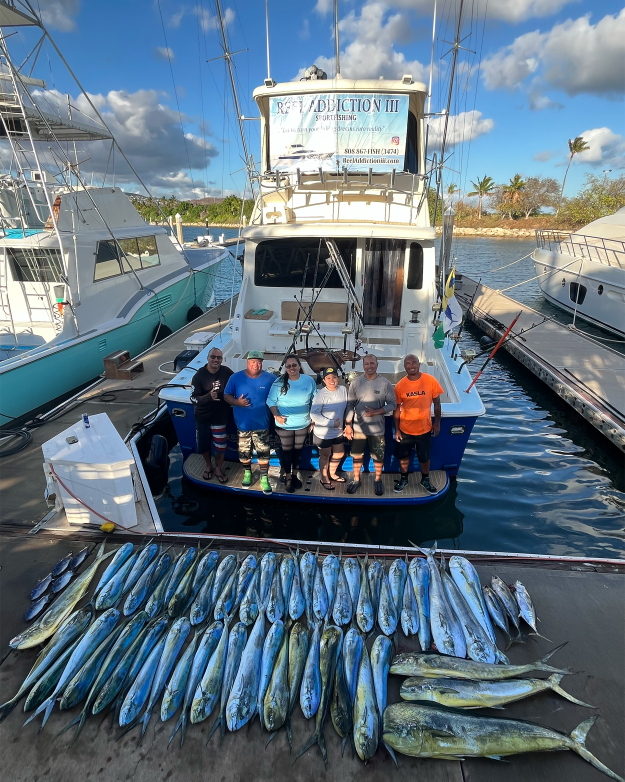
#> input picture content/assets/story-bg-boat.jpg, 1875 x 2344 px, given in place of story-bg-boat.jpg.jpg, which was not available (shown at 1/3 size)
$ python -i story-frame.py   (imports and definitions only)
#> lines starting #> are read from the running program, lines starting #| are printed output that depends on the picture
#!/usr/bin/env python3
"""Render 1080x1920 Instagram/Facebook story frames from real photos with typeset text.

  python3 content/src/story-frame.py content/output/open-dates/open-dates-2026-11-18.json
  python3 content/src/story-frame.py --lines "BLACK FRIDAY" "LAST YEAR'S PRICES" --sub "Nov 27 to 30. Code HOLIDAY." --cta "ReelAddictionIII.com" --bg boat --out content/output/stories/bf-announce.png

Photos come from content/assets/story-bg-*.jpg (real catch photos). Fonts are Barlow (OFL) in
content/assets/fonts. No vector decoration; text over a darkened photo only.
"""
import json, os, sys, argparse
from PIL import Image, ImageDraw, ImageFont, ImageFilter

ROOT = os.path.join(os.path.dirname(__file__), '..')
FONTS = os.path.join(ROOT, 'assets', 'fonts')
W, H = 1080, 1920
NAVY = (8, 44, 64)
LIME = (227, 241, 125)
WHITE = (255, 255, 255)


PHOTO_H = int(H * 0.56)


def load_bg(name):
    """Photo fills the top 56% (cover crop, faces kept); solid navy panel below carries the text."""
#> called with name = '../assets/story-bg-boat.jpg'
    p = os.path.join(ROOT, 'assets', f'story-bg-{name}.jpg')
    im = Image.open(p).convert('RGB')
#> im is the input picture: PIL image 1875x2344 RGB; mean R, G, B 96.3, 114.2, 127.4
    scale = max(W / im.width, PHOTO_H / im.height)
#> scale = 0.576
    im = im.resize((round(im.width * scale), round(im.height * scale)), Image.LANCZOS)
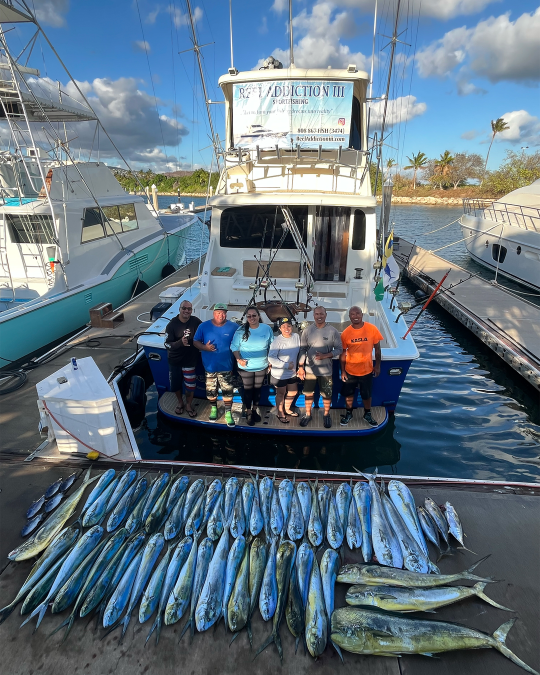
#> im: PIL image 1080x1350 RGB (shown at 1/2 size); mean R, G, B 96.3, 114.2, 127.4
    left, top = (im.width - W) // 2, (im.height - PHOTO_H) // 2
#> left = 0; top = 137
    im = im.crop((left, top, left + W, top + PHOTO_H))
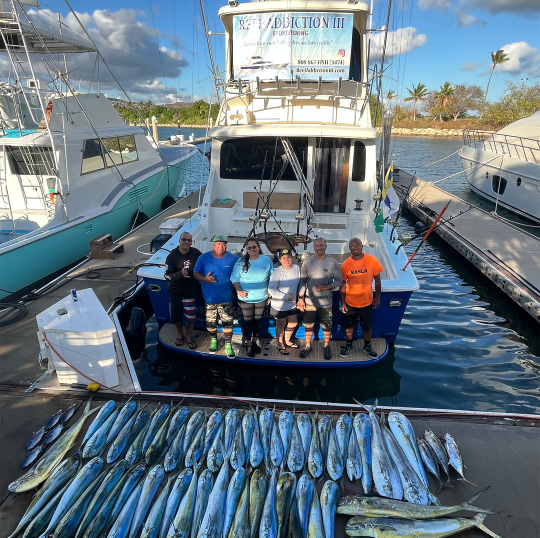
#> im: PIL image 1080x1075 RGB (shown at 1/2 size); mean R, G, B 99.2, 115.7, 126.7
    canvas = Image.new('RGB', (W, H), NAVY)
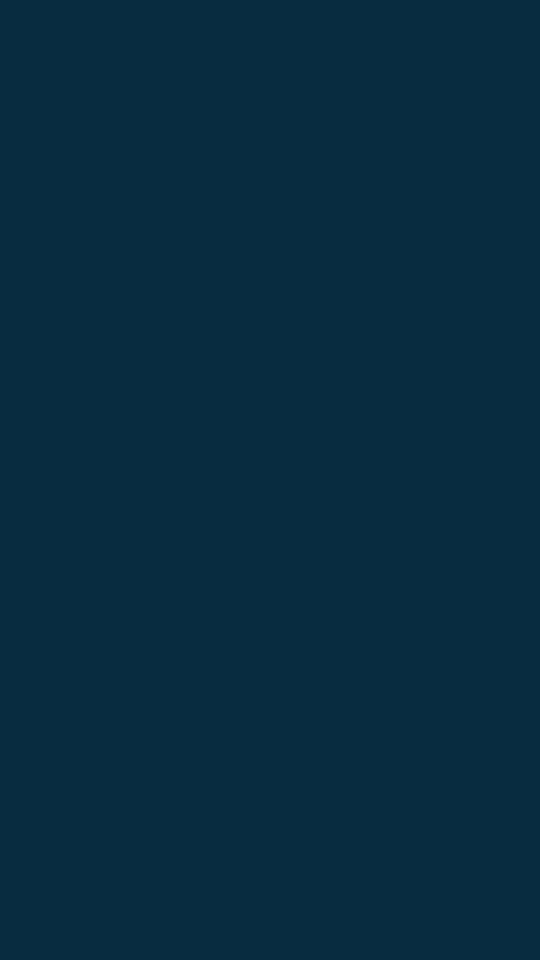
#> canvas: PIL image 1080x1920 RGB (shown at 1/2 size); mean R, G, B 8, 44, 64
    canvas.paste(im, (0, 0))
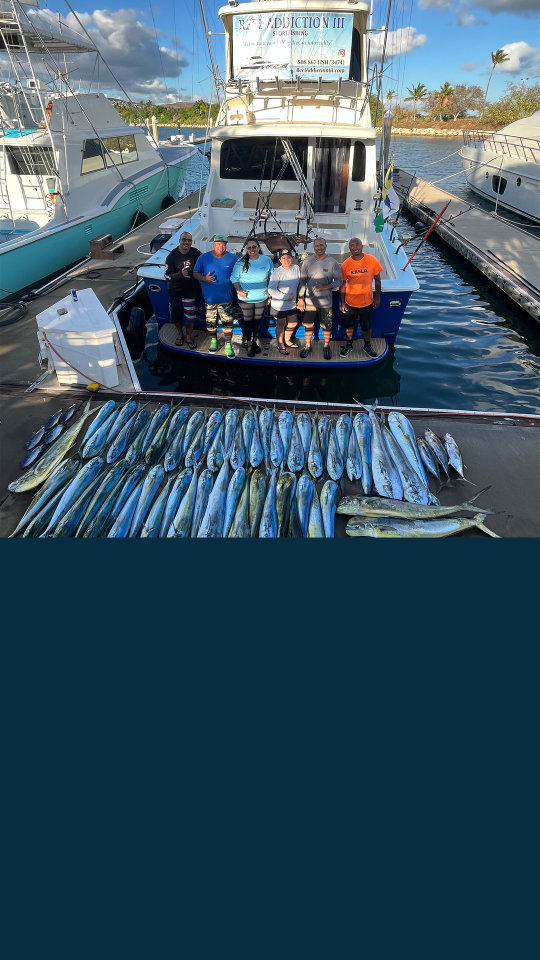
#> canvas: PIL image 1080x1920 RGB (shown at 1/2 size); mean R, G, B 59.1, 84.1, 99.1
    fade = 90
    grad = Image.new('L', (W, fade))
#> grad: PIL image 1080x90 L; every value is 0
    for y in range(fade):
        for x in range(0, W, W):
            pass
    for y in range(fade):
        grad.paste(int(255 * y / fade), (0, y, W, y + 1))
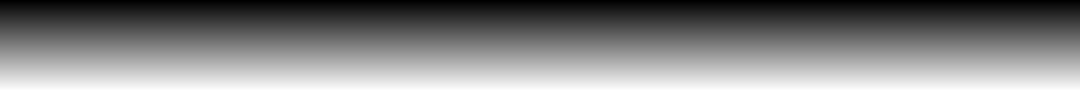
#> grad: PIL image 1080x90 L; min 0, max 252, mean 125.7
    canvas.paste(Image.new('RGB', (W, fade), NAVY), (0, PHOTO_H - fade), grad)
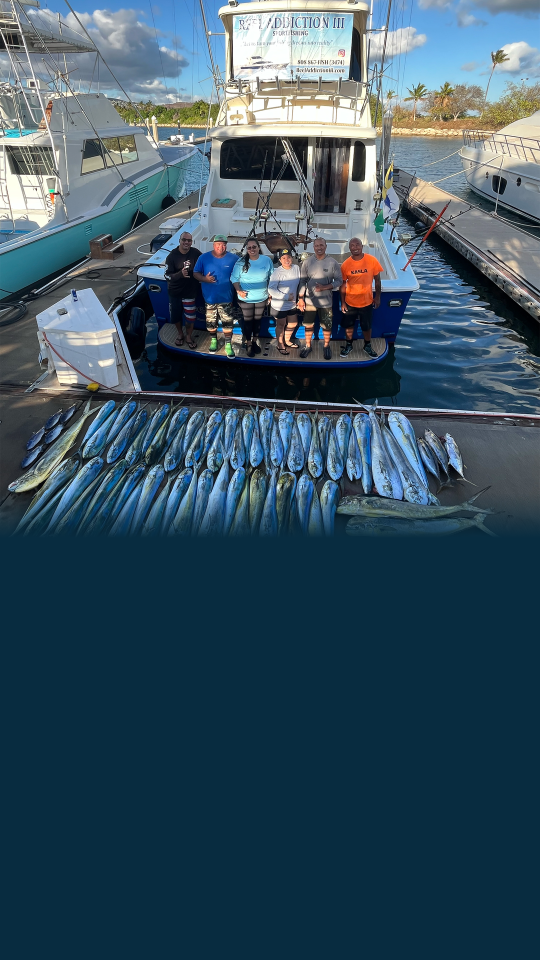
#> canvas: PIL image 1080x1920 RGB (shown at 1/2 size); mean R, G, B 57.6, 82.9, 98
    return canvas


def font(name, size):
    return ImageFont.truetype(os.path.join(FONTS, name), size)


# [81 lines left out: functions fit, render, main, not called in this run]


# [2 lines not run here, left out]

>>> result = load_bg('../assets/story-bg-boat.jpg')
